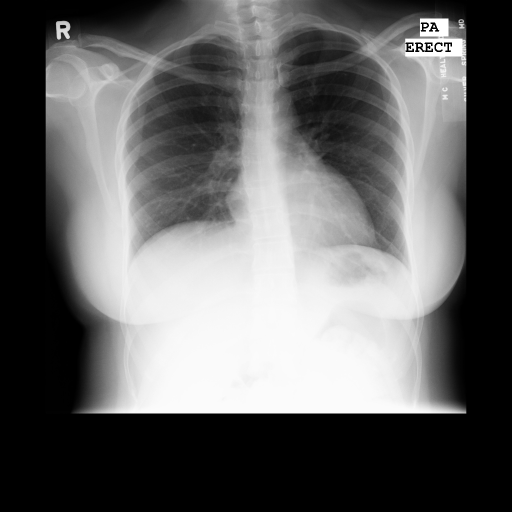
#> input picture data_64/test/cxr/MCUCXR_0024_0.png, 1024 x 1024 px (shown at 1/2 size)
$ jupyter execute --allow-errors post_processing.ipynb
#> lines starting #> are read from the running program, lines starting #| are printed output that depends on the picture; after the words box and inside, x2 and y2 are one past the last pixel; in counts of white or black regions, pixels touching at a corner belong together
[cell 1]
import os
import glob
import random
import time

import numpy as np
import cv2
import matplotlib.pyplot as plt

[cell 2]
def post_processing(img, k1=(55,55), k2=(25,25), region_size=3000):
    # Close small gap inside of the segmentation
    kernel = np.ones(k1, np.uint8)
    img = cv2.morphologyEx(img, cv2.MORPH_CLOSE, kernel)

    # erosion and dialation of the images
    kernel = np.ones(k2, np.uint8)
    img = cv2.erode(img, kernel, iterations=1)
    img = cv2.dilate(img, kernel, iterations=1)

    # Again remove the small regions
    nb_components, output, stats, centroids = cv2.connectedComponentsWithStats(img, connectivity=8)
    sizes = stats[1:, -1]
    nb_components = nb_components - 1
    max_size = region_size
    for i in range(0, nb_components):
        if sizes[i] <= max_size:
            img[output == i + 1] = 0

    # Smooth the edges
    kernel = np.ones((5,5),np.float32)/25
    img = cv2.filter2D(img,-1,kernel)

    # Close the small gaps
    kernel = np.ones(k1, np.uint8)
    img = cv2.morphologyEx(img, cv2.MORPH_CLOSE, kernel)

    return img

[cell 3]
def dice_coefficient(seg, gt):
    dice = np.sum(seg[gt==255])*2.0 / (np.sum(seg) + np.sum(gt))
    return dice

[cell 4]
def compute_iou(seg, gt):
    intersection = np.sum(seg[gt==255])
    union = np.sum(seg) + np.sum(gt) - intersection
    iou = intersection/union
    return iou

[cell 5]
img_dir = "data_64/val"
cxr_dir = os.path.join(img_dir, "cxr")
mask_dir = os.path.join(img_dir, "mask")
output_dir = os.path.join(img_dir, "outputs")
save_dir = os.path.join(img_dir, "post_processed_outputs")

#file = "MCUCXR_0024_0.png"
total_dc = 0
total_iou = 0
#> (the rest of this cell did not finish here and is left out)

#> (a cell that did not finish here is left out)

#### Test chest x-ray images from other datasets (have no ground truth)

[cell 7]
output_dir = "others/outputs"
cxr_dir = "others/cxr"

#> (the rest of this cell did not finish here and is left out)

#### Test any specific image

[cell 8]
img_dir = "data_64/test"
cxr_dir = os.path.join(img_dir, "cxr")
mask_dir = os.path.join(img_dir, "mask")
output_dir = os.path.join(img_dir, "outputs")
save_dir = os.path.join(img_dir, "post_processed_outputs")

file = "MCUCXR_0024_0.png"

cxr = cv2.imread(os.path.join(cxr_dir, file), 0)
#> cxr is the input picture: shape (1024, 1024); min 0, max 255, mean 100.2
mask = cv2.imread(os.path.join(mask_dir, file), 0)
img = cv2.imread(os.path.join(output_dir, file), 0)

# Image theresholding
img_thresh = np.copy(img)
bg = np.where(img_thresh[:,:] < 100)
#> bg = 564486 positions, rows 0 to 1023, columns 0 to 1023
fg = np.where(img_thresh[:,:] >= 100)
#> fg = 484090 positions, rows 0 to 826, columns 91 to 932
img_thresh[bg] = 0
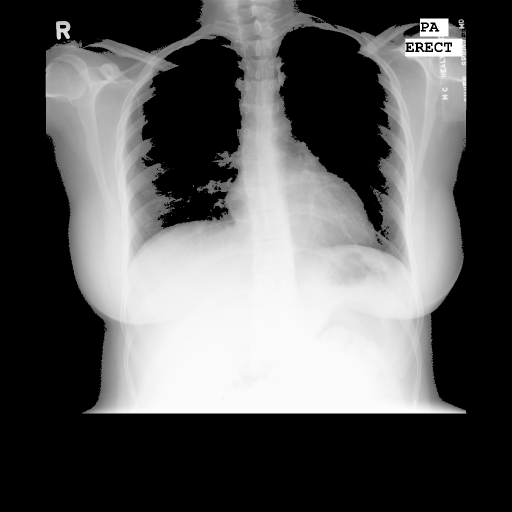
#> img_thresh: shape (1024, 1024) (shown at 1/2 size); 18.88% of pixels changed, all inside (x1, y1, x2, y2) = (91, 0, 933, 827)
img_thresh[fg] = 255
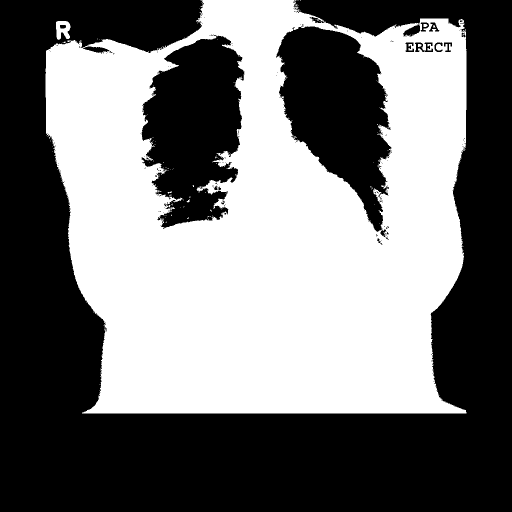
#> img_thresh: shape (1024, 1024) (shown at 1/2 size); 46.2% white; 142 white regions (137 under 20 px), largest, box (x1, y1, x2, y2) and area: (91, 0, 933, 827) 482932, (112, 42, 141, 80) 762, (847, 48, 855, 54) 41, (836, 88, 843, 94) 35, (373, 399, 380, 405) 21

# Take the two largest region
nb_components, output, stats, centroids = cv2.connectedComponentsWithStats(img_thresh, connectivity=8)
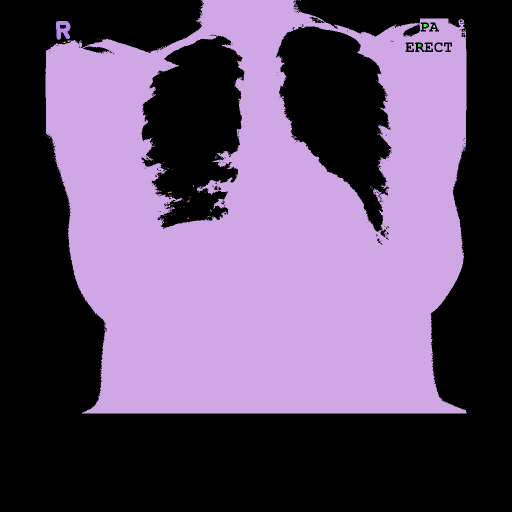
#> output: shape (1024, 1024) int32 (shown at 1/2 size); 143 distinct labels, from 0 to 142; one colour per label, 0 black
#> nb_components = 143; stats = 143 rows, first 6: [0, 0, 1024, 1024, 564486], [400, 0, 1, 1, 1], [91, 0, 842, 827, 482932], [595, 0, 2, 2, 2], [600, 0, 2, 1, 2], [403, 4, 1, 1, 1]; centroids = 143 pairs, first value 93 to 925.3, second value 0 to 780
sizes = stats[1:, -1]
#> sizes = 142 values, max 482932 at index 1, min 1 at index 0, mean 3409.1
nb_components = nb_components - 1
#> nb_components = 142

lung_1 = np.zeros(img.shape, np.uint8)
lung_2 = np.zeros(img.shape, np.uint8)

i = (np.where(stats[1:, -1] == np.sort(stats[1:, -1])[-1]))[0][0]
#> i = 1
lung_1[output == i+1] = 255

i = (np.where(stats[1:, -1] == np.sort(stats[1:, -1])[-2]))[0][0]
#> i = 12
lung_2[output == i+1] = 255

lung_1 = post_processing(lung_1, k1=(45,45), k2=(25,25))
lung_2 = post_processing(lung_2, k1=(45,45), k2=(25,25))

final_img = cv2.add(lung_1, lung_2)

f, axarr = plt.subplots(1, 4)
axarr[0].imshow(cxr, cmap='gray')
axarr[0].set_xticks([]), axarr[0].set_yticks([])

axarr[1].imshow(img, cmap='gray')
axarr[1].set_xticks([]), axarr[1].set_yticks([])

axarr[2].imshow(final_img, cmap='gray')
axarr[2].set_xticks([]), axarr[2].set_yticks([])

axarr[3].imshow(mask, cmap='gray')
axarr[3].set_xticks([]), axarr[3].set_yticks([])
plt.show()
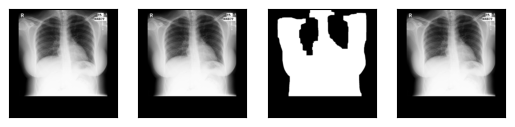
#> figure drawn by matplotlib, 4 panels
